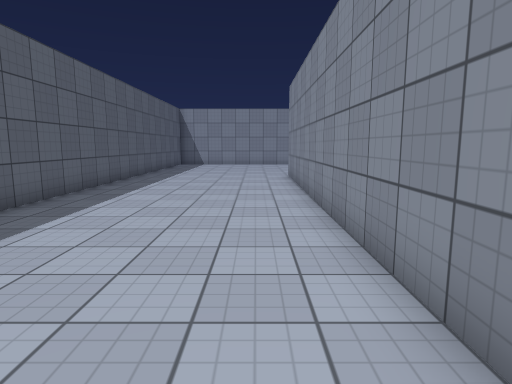
[1] (above)

16 first-person views from a walk through a Unity game level. The camera is 1.4 m above the floor, tilts 8° down and sees 75° across. The floor is counted in squares, 1 m on a side. Each view is taken from the middle of a square. On the plan, view 1 faces up. The plan holds only what a view shows up to about 15 squares ahead; the rest is blank. The place goes on beyond the plan. The player character is not drawn. Door leaves are left out, so doorways stand open. Surface patterns are stand-ins for the level's own textures.

[2]
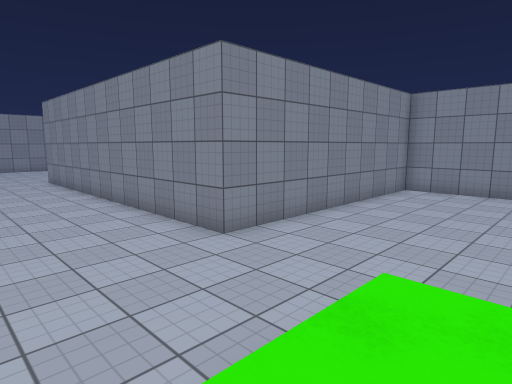

[3]
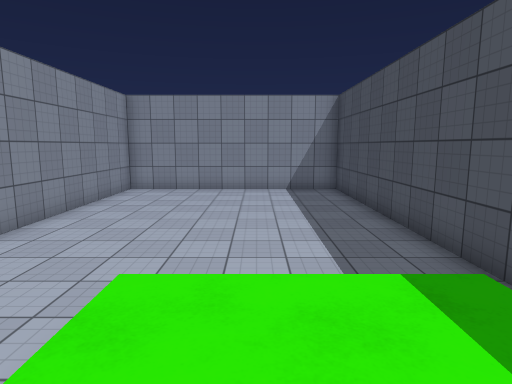

[4]
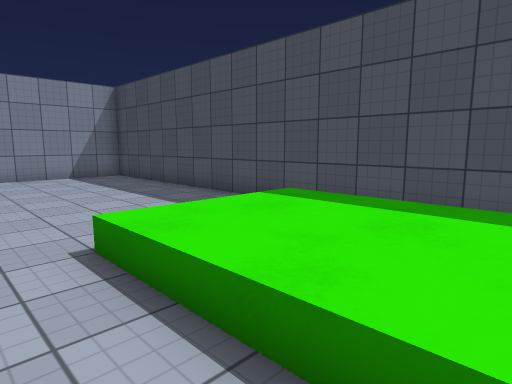

[5]
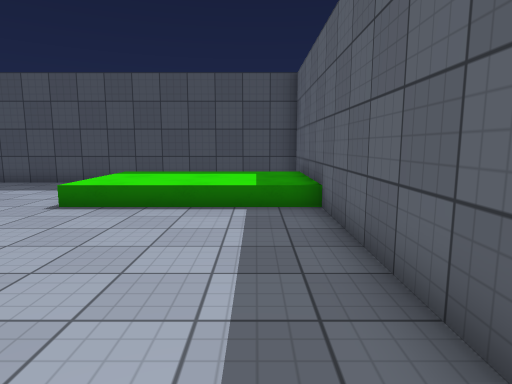

[6]
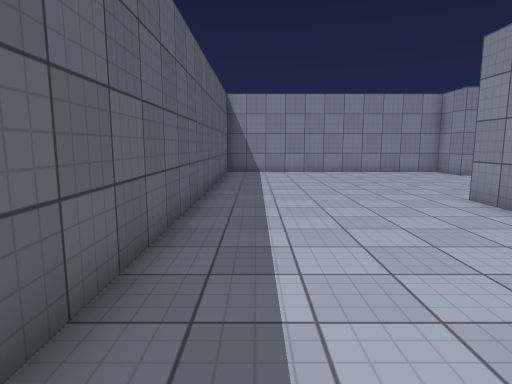

[7]
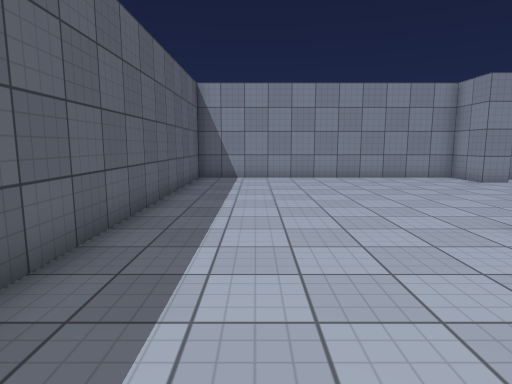

[8]
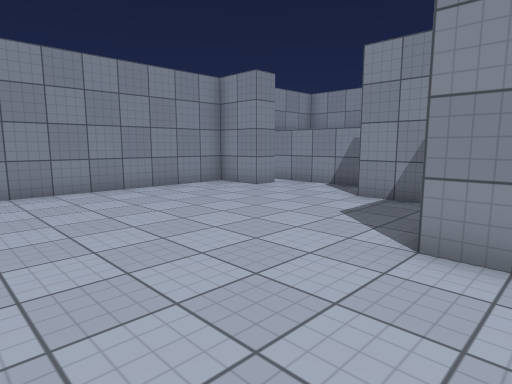

[9]
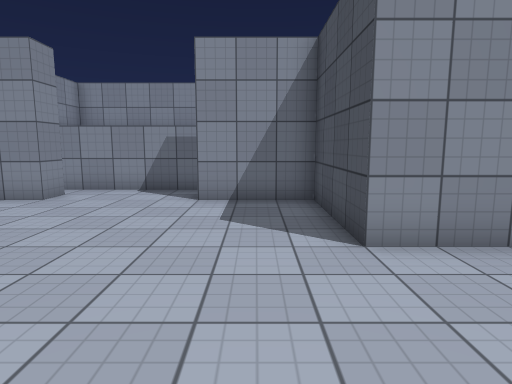

[10]
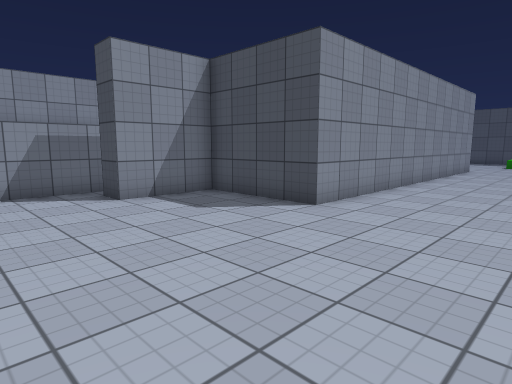

[11]
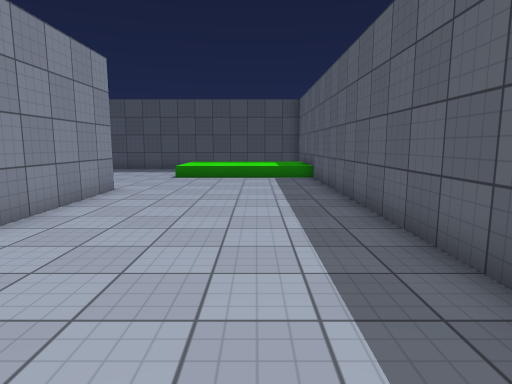

[12]
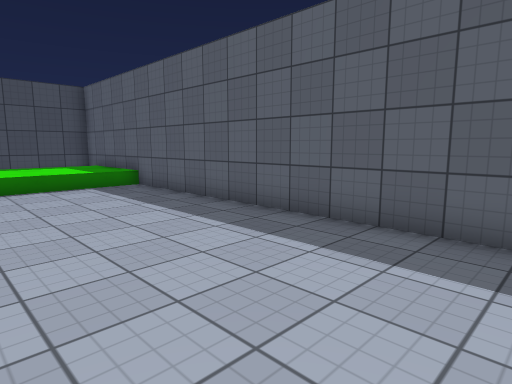

[13]
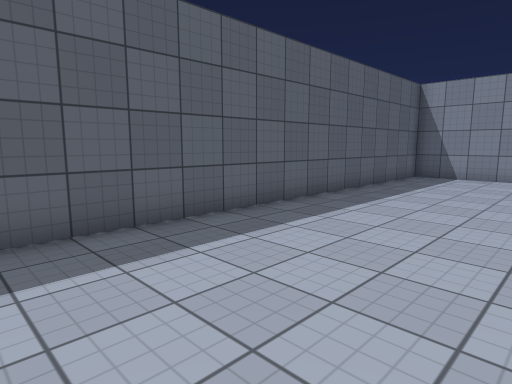

[14]
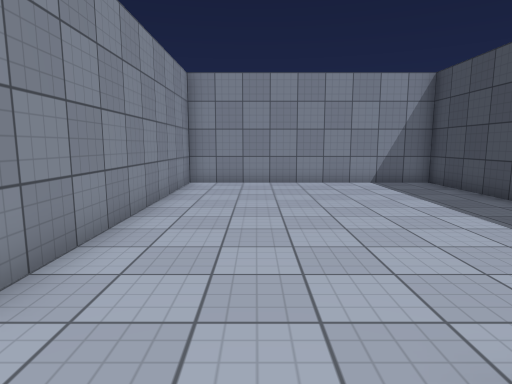

[15]
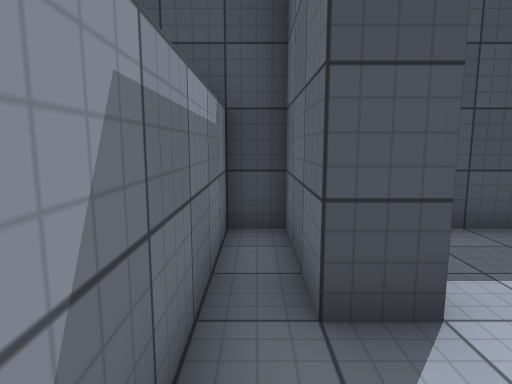

[16]
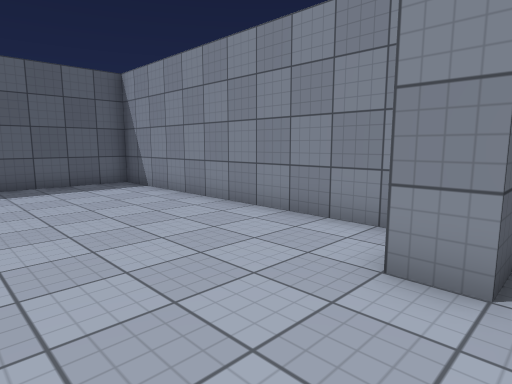

### Floor plan
Key: @ floor where view 1 was taken; # wall or solid block; . main floor; : floor 0.5 m higher than the main floor; D open door.
Columns run from 6 left of view 1 to 12 right of it. Each row starts with its distance up from view 1.
 25 #############
 24 #...........# #
 23 #...........#.#
 22 #...........D.#
 21 #...........D.#
 20 #...........D.#
 19 #...........D.#
 18 #...........#.#
 17 #...........#.#
 16 #...........#.#
 15 #.......#######
 14 #.......#
 13 #.......#
 12 #.......#
 11 #.......#
 10 #.......#
  9 #.......#
  8 #.......#
  7 #.......#
  6 #.......#
  5 #.......#
  4 #.......#
  3 #.......#
  2 #.......###########
  1 #.................#
  0 #.....@...........#
 -1 #.................#
 -2 #.................#
 -3 #::::::...........#
 -4 #::::::...........#
 -5 #:::::: ..........#
 -6 #:::::: ..........#
 -7 #      ...........#
 -8 ###################

Positions as (right, up) in squares from view 1, and headings:
1: (0, 0), facing up
2: (-3, -4), facing up-right
3: (-3, -4), facing right
4: (-4, -1), facing down-right
5: (-4, 5), facing down
6: (-4, 7), facing up
7: (-3, 10), facing up
8: (-3, 14), facing up-right
9: (-3, 17), facing right
10: (-3, 22), facing down-right
11: (-3, 12), facing down
12: (0, 9), facing down-left
13: (0, 9), facing up-left
14: (-1, -1), facing right
15: (7, 21), facing down
16: (7, 19), facing up-left
